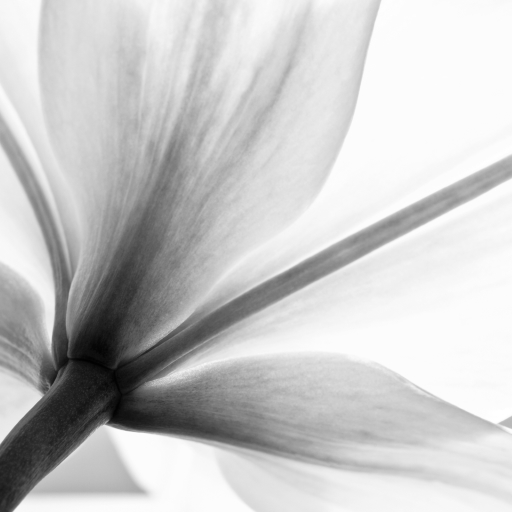
#> input picture flower 2.jpg, 512 x 512 px, given in place of , which was not available
$ python -i tempCodeRunnerFile.py   (imports and definitions only)
#> lines starting #> are read from the running program, lines starting #| are printed output that depends on the picture; pictures that were not available may be replaced by others from this repository, and a replacement may not be noted
import ctypes
import os
from tkinter import *
from tkinter import filedialog, ttk
import cv2
import numpy as np
import scipy.signal
from matplotlib import image as mpimg
from matplotlib import pyplot as plt
from PIL import Image, ImageTk

# np.set_printoptions(threshold=sys.maxsize)

# [4 lines not run here, left out]

# Global variables
gui_width = 1385
gui_height = 595
ip_file = ""
op_file = ""
original_img = None
modified_img = None
user_arg = None
popup = None
popup_input = None


# [4 lines not run here, left out]


# [41 lines left out: functions set_user_arg, open_popup_input, draw_before_canvas, not called in this run]


def draw_after_canvas(mimg):
    global modified_img

    modified_img = Image.fromarray(mimg)
    img = ImageTk.PhotoImage(modified_img)
    after_canvas.create_image(
        256,
        256,
        image=img,
        anchor="center",
    )
    after_canvas.img = img


# [30 lines left out: functions load_file, save_file, not called in this run]
    # print(f"Image saved at: {op_file}")


# frames
# [1 line that did not run here, left out]
# [1 line not run here, left out]

# [1 line that did not run here, left out]
# [1 line not run here, left out]

# [1 line that did not run here, left out]
# [1 line not run here, left out]

# left frame contents
# [1 line that did not run here, left out]
# [1 line not run here, left out]

# [1 line that did not run here, left out]
# [1 line not run here, left out]

# middle frame contents
# [1 line that did not run here, left out]
# [1 line that did not run here, left out]
# [3 lines that did not run here, left out]
# [7 lines not run here, left out]


# right frame contents
# [1 line that did not run here, left out]
# [1 line not run here, left out]

# [1 line that did not run here, left out]
# [1 line not run here, left out]


# algorithm fns
# [4 lines left out: function RGB2Gray, not called in this run]


def callRGB2Gray():
    grayscale = RGB2Gray()
    draw_after_canvas(grayscale)


# [273 lines left out: functions negative, gray_slice, call_gray_slice, bit_slice, call_bit_slice, c_stretch and 13 more, not called in this run]


def canny():  # sourcery no-metrics
    sigma = 1
    kernel_size = 5
    weak_pixel = 75
    strong_pixel = 255
    lowthreshold = 0.05
    highthreshold = 0.15

    img = cv2.imread(ip_file, 0)
#> img is the input picture: shape (512, 512); min 1, max 255, mean 199.8
    M, N = img.shape
#> M = 512; N = 512

    # 1) Noise reduction
    size = kernel_size // 2
    x, y = np.mgrid[-size : size + 1, -size : size + 1]
    normal = 1 / (2.0 * np.pi * sigma ** 2)
    kernel = np.exp(-((x ** 2 + y ** 2) / (2.0 * sigma ** 2))) * normal
    img_smoothed = scipy.signal.convolve2d(img, kernel, mode="same", boundary="symm")

    # 2) Gradient calc (sobel)
    hx = np.array([[-1, 0, 1], [-2, 0, 2], [-1, 0, 1]])
    hy = np.array([[1, 2, 1], [0, 0, 0], [-1, -2, -1]])

    pdx = scipy.signal.convolve2d(img_smoothed, hx, mode="same", boundary="symm")
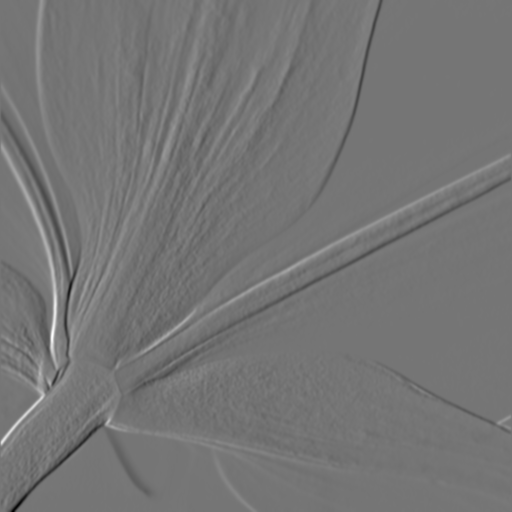
#> pdx: shape (512, 512) float64; min -300, max 348.9, mean -0.8; drawn with min black and max white
    pdy = scipy.signal.convolve2d(img_smoothed, hy, mode="same", boundary="symm")
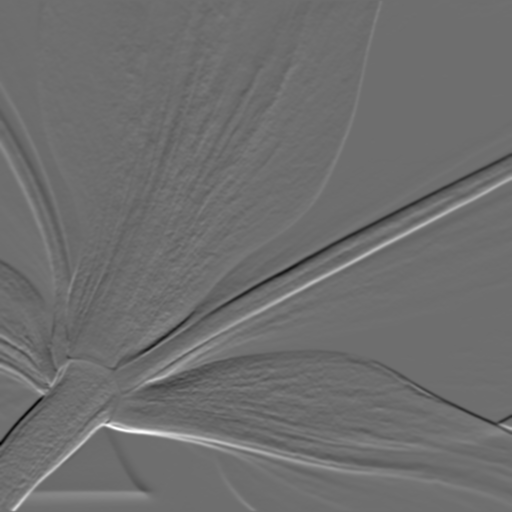
#> pdy: shape (512, 512) float64; min -262.8, max 342.9, mean 0; drawn with min black and max white

    gradient = np.sqrt(pdx ** 2 + pdy ** 2)
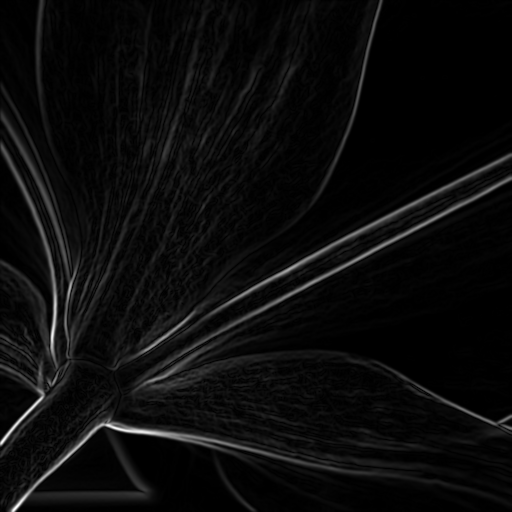
#> gradient: shape (512, 512) float64; min 0, max 365.9, mean 17; drawn with min black and max white
    gradient = gradient / gradient.max() * 255
    theta = np.arctan2(pdy, pdx)
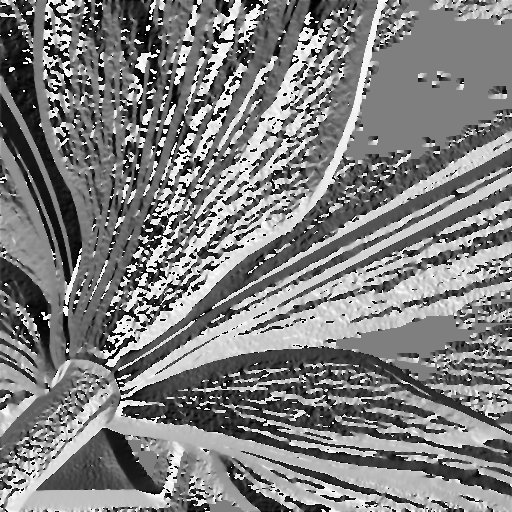
#> theta: shape (512, 512) float64; min -3.14, max 3.14, mean -0.0102; drawn with min black and max white

    # 3) Non Max supression
    nonmax = np.zeros((M, N), dtype=np.int32)
    angle = theta * 180.0 / np.pi
    angle[angle < 0] += 180
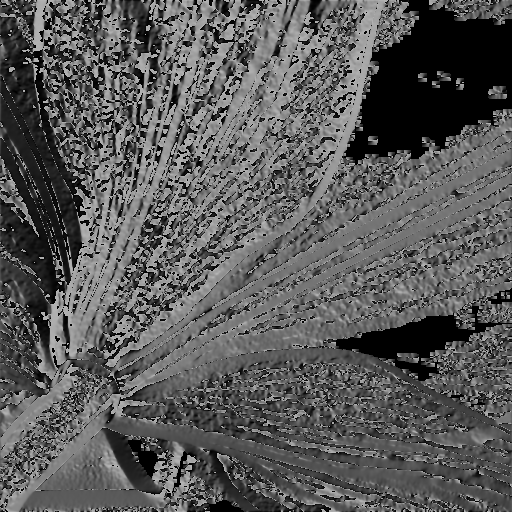
#> angle: shape (512, 512) float64; min 0, max 180, mean 89.2

    for i in range(1, M - 1):
        for j in range(1, N - 1):
            q = 255
            r = 255

            # angle 0
            if (0 <= angle[i, j] < 22.5) or (157.5 <= angle[i, j] <= 180):
                q = gradient[i, j + 1]
                r = gradient[i, j - 1]
            # angle 45
            elif 22.5 <= angle[i, j] < 67.5:
                q = gradient[i + 1, j - 1]
                r = gradient[i - 1, j + 1]
            # angle 90
            elif 67.5 <= angle[i, j] < 112.5:
                q = gradient[i + 1, j]
                r = gradient[i - 1, j]
            # angle 135
            elif 112.5 <= angle[i, j] < 157.5:
                q = gradient[i - 1, j - 1]
                r = gradient[i + 1, j + 1]

            if (gradient[i, j] >= q) and (gradient[i, j] >= r):
                nonmax[i, j] = gradient[i, j]
            else:
                nonmax[i, j] = 0
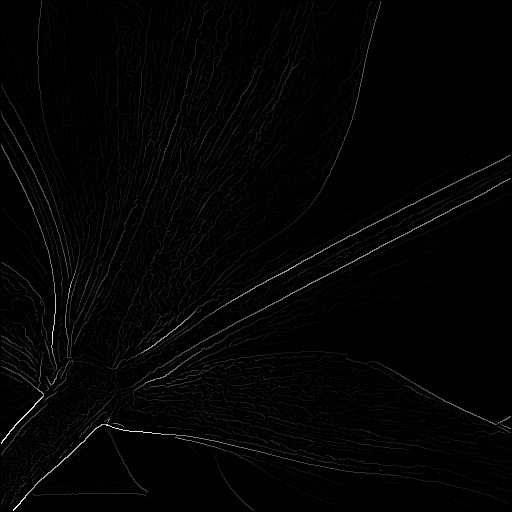
#> nonmax: shape (512, 512) int32; min 0, max 255, mean 3.4

    # 4) Double threshold
    highThreshold = nonmax.max() * highthreshold
#> highThreshold = 38.25
    lowThreshold = highThreshold * lowthreshold
#> lowThreshold = 1.91

    thresh = np.zeros((M, N), dtype=np.int32)

    strong_i, strong_j = np.where(nonmax >= highThreshold)
#> strong_i = 5050 values from 1 to 510; strong_j = 5050 values, max 510 at index 483, min 1 at index 252, mean 179.4
    weak_i, weak_j = np.where((nonmax <= highThreshold) & (nonmax >= lowThreshold))

    thresh[strong_i, strong_j] = strong_pixel
    thresh[weak_i, weak_j] = weak_pixel

    # 5) Hysteresis
    for i in range(1, M - 1):
        for j in range(1, N - 1):
            if thresh[i, j] == weak_pixel:

                if (
                    (thresh[i + 1, j - 1] == strong_pixel)
                    or (thresh[i + 1, j] == strong_pixel)
                    or (thresh[i + 1, j + 1] == strong_pixel)
                    or (thresh[i, j - 1] == strong_pixel)
                    or (thresh[i, j + 1] == strong_pixel)
                    or (thresh[i - 1, j - 1] == strong_pixel)
                    or (thresh[i - 1, j] == strong_pixel)
                    or (thresh[i - 1, j + 1] == strong_pixel)
                ):
                    thresh[i, j] = strong_pixel
                else:
                    thresh[i, j] = 0
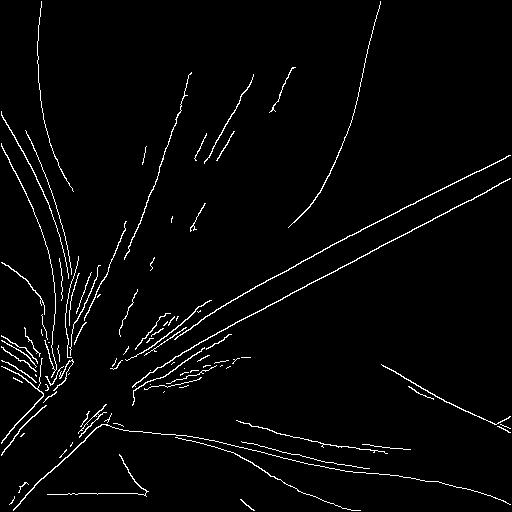
#> thresh: shape (512, 512) int32; 2.7% white in thin lines or dots

    draw_after_canvas(thresh)


# algorithm btns
# [124 lines not run here, left out]

#> (the run stopped early here; a loop or call above may not have finished)
